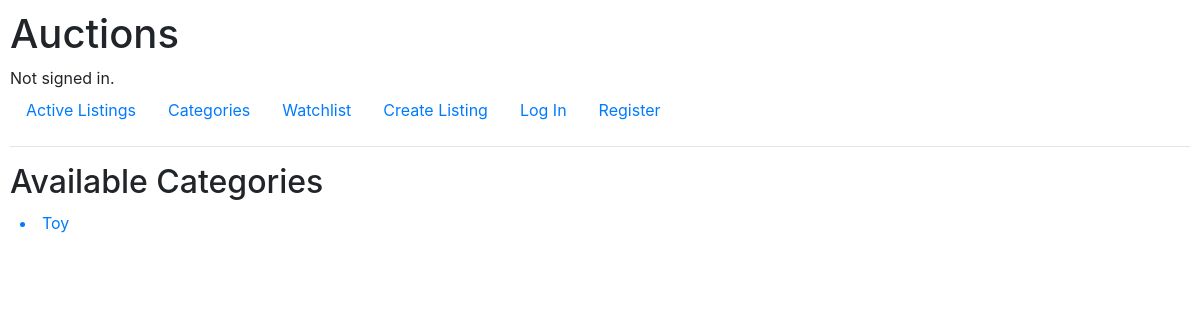
Page /category/ on the earlier database version.
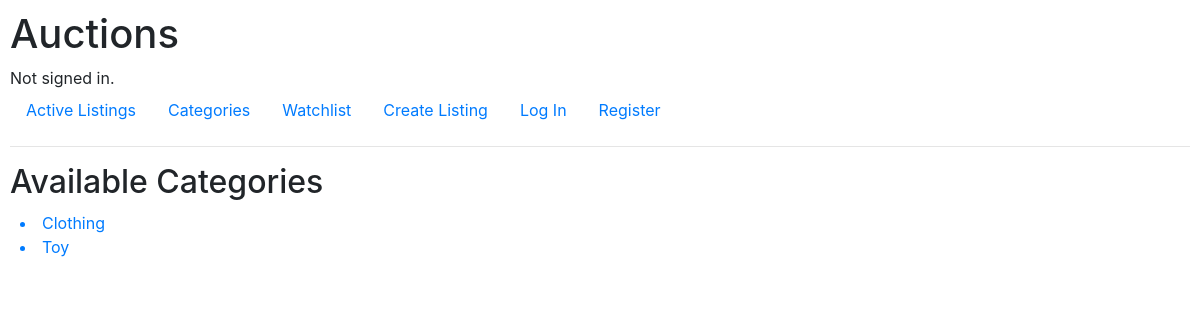
Same page on the later database version.
### auctions/models.py (models this page shows, shortened)
class Listing(models.Model):
    creator = models.ForeignKey(User, on_delete=models.CASCADE)
    created_datetime = models.DateTimeField()
    title = models.CharField(max_length=64)
    description = models.CharField(max_length=64)
    category = models.CharField(max_length=64)
    image_url = models.CharField(max_length=500)
    bid_value = models.IntegerField(default=0)
    bid_winner = models.CharField(max_length=64, default="")
    bid_counter = models.IntegerField(default=1)
    active_stat = models.BooleanField(default=True)
    comments = models.ManyToManyField(Comment, blank=True, related_name = "comments")

### auctions/views.py (the view)
# urls.py: path("category/", views.category, name="category"),
def category(request):
    category_list = []
    for listing in Listing.objects.all():
        category_list.append(str(listing.category))
    category_list=list(set(category_list))
    return render(request, "auctions/categories.html",{
        "categories": category_list
    })

### auctions/templates/auctions/categories.html
{% extends "auctions/layout.html" %}
{% block body %}
    <h2>Available Categories</h2>
    <div style = "margin: 10px 10px;">
        {% for category in categories %}
            <a href = "/category/{{category}}"><li> {{category}}</li></a>
        {% endfor %}
    </div>
{% endblock %}

### auctions/templates/auctions/layout.html (shortened to what this page needs)
{% load static %}
<!DOCTYPE html>
<html lang="en">
    <head>
        <link rel="stylesheet" href="https://stackpath.bootstrapcdn.com/bootstrap/4.4.1/css/bootstrap.min.css">
        <link href="{% static 'auctions/styles.css' %}" rel="stylesheet">
    </head>
    <body>
        <h1>Auctions</h1>
        <div>
            {% if user.is_authenticated %}
                Signed in as <strong>{{ user.username }}</strong>.
            {% else %}
                Not signed in.
            {% endif %}
        </div>
        <ul class="nav">
            <li class="nav-item">
                <a class="nav-link" href="{% url 'auctions:index' %}">Active Listings</a>
            </li>
            <li class="nav-item">
                <a class="nav-link" href="{% url 'auctions:category' %}">Categories</a>
            </li>
            <li class="nav-item">
                <a class="nav-link" href="{% url 'auctions:watchlist' %}">Watchlist</a>
            </li>
            <li class="nav-item">
                <a class="nav-link" href="{% url 'auctions:create_list' %}">Create Listing</a>
            </li>
            {% if user.is_authenticated %}
                <li class="nav-item">
                    <a class="nav-link" href="{% url 'auctions:logout' %}">Log Out</a>
                </li>
            {% else %}
                <li class="nav-item">
                    <a class="nav-link" href="{% url 'auctions:login' %}">Log In</a>
                </li>
                <li class="nav-item">
                    <a class="nav-link" href="{% url 'auctions:register' %}">Register</a>
                </li>
            {% endif %}
        </ul>
        <hr>
        {% block body %}
        {% endblock %}
    </body>
</html>

### auctions/static/auctions/styles.css (style rules this page uses)
body { padding: 10px; }

Differences in the rows shown:
added Listing: categories "Clothing"
